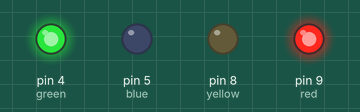
Recording of a sketch running on a simulated Arduino Uno, built with avr-gcc and run on an emulated ATmega328P. Parts: output pins drawn as LEDs (lit = HIGH).

Above: at 0.5 s.
At 3.5 s:
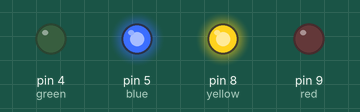
Timing chart, 0 to 4.6 s (numbered marks = the images above):
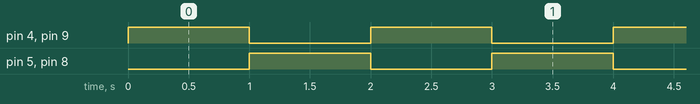

The sketch:

W09_04_forward_all.ino
```cpp
// W09_04_forward_all

const int green  = 4 ; // where is the circuit ?
const int blue   = 5 ; // where is the circuit?
const int yellow = 8 ; // where is the circuit?
const int red    = 9 ;

void setup() {
  // put your setup code here, to run once:
  pinMode ( green,  OUTPUT ) ;  // output because we are sending a signal out
  pinMode ( blue, OUTPUT ); // output because we are sending a signal out
  pinMode ( red,  OUTPUT ) ;  // output because we are sending a signal out
  pinMode ( yellow, OUTPUT );

}

void loop() {
  // put your main code here, to run repeatedly:

   digitalWrite( green, 1 ); // HIGH
   digitalWrite( blue, 0  ); // LOW

   digitalWrite( red,  1   ); // HIGH
   digitalWrite( yellow, 0 ); // LOW
   delay( 1000 );

   // now add code to switch the the flow in the circuit
   digitalWrite( green , 0 ) ;
   digitalWrite( blue ,  1 ) ;

   digitalWrite( red ,    0 ) ;
   digitalWrite( yellow , 1 ) ;
   delay(1000);


}
```

Measured:
- by itself, pin 4 (green), pin 5 (blue), pin 8 (yellow), pin 9 (red): alternates HIGH for 1.0 s and LOW for 1.0 s
